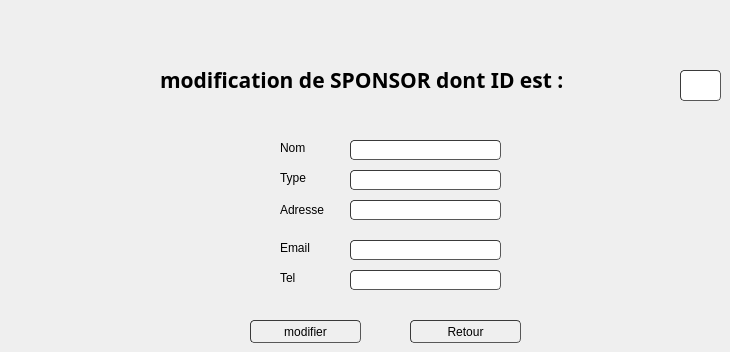
     <widget class="QWidget" name="page_7">
      <widget class="QLabel" name="label_25">
       <property name="geometry">
        <rect>
         <x>160</x>
         <y>50</y>
         <width>511</width>
         <height>61</height>
        </rect>
       </property>
       <property name="font">
        <font>
         <family>Nueva Std</family>
         <pointsize>16</pointsize>
         <weight>75</weight>
         <bold>true</bold>
        </font>
       </property>
       <property name="text">
        <string>modification de SPONSOR dont   ID est : </string>
       </property>
       <property name="textFormat">
        <enum>Qt::RichText</enum>
       </property>
      </widget>
      <widget class="QLabel" name="label_26">
       <property name="geometry">
        <rect>
         <x>280</x>
         <y>140</y>
         <width>51</width>
         <height>16</height>
        </rect>
       </property>
       <property name="text">
        <string>Nom</string>
       </property>
      </widget>
      <widget class="QLineEdit" name="nom_modif_2">
       <property name="geometry">
        <rect>
         <x>350</x>
         <y>140</y>
         <width>151</width>
         <height>20</height>
        </rect>
       </property>
       <property name="styleSheet">
        <string notr="true">	border-width: 1px; border-radius: 4px;
	border-color: rgb(58, 58, 58);
	border-style: inset;
	padding: 0 8px;


	selection-color: rgb(60, 63, 65);</string>
       </property>
      </widget>
      <widget class="QLineEdit" name="adresse_modif">
       <property name="geometry">
        <rect>
         <x>350</x>
         <y>200</y>
         <width>151</width>
         <height>20</height>
        </rect>
       </property>
       <property name="styleSheet">
        <string notr="true">	border-width: 1px; border-radius: 4px;
	border-color: rgb(58, 58, 58);
	border-style: inset;
	padding: 0 8px;


	selection-color: rgb(60, 63, 65);</string>
       </property>
      </widget>
      <widget class="QLineEdit" name="tel_modif">
       <property name="geometry">
        <rect>
         <x>350</x>
         <y>270</y>
         <width>151</width>
         <height>20</height>
        </rect>
       </property>
       <property name="styleSheet">
        <string notr="true">	border-width: 1px; border-radius: 4px;
	border-color: rgb(58, 58, 58);
	border-style: inset;
	padding: 0 8px;


	selection-color: rgb(60, 63, 65);</string>
       </property>
      </widget>
      <widget class="QLabel" name="label_27">
       <property name="geometry">
        <rect>
         <x>280</x>
         <y>200</y>
         <width>51</width>
         <height>20</height>
        </rect>
       </property>
       <property name="text">
        <string>Adresse</string>
       </property>
      </widget>
      <widget class="QLabel" name="label_28">
       <property name="geometry">
        <rect>
         <x>280</x>
         <y>270</y>
         <width>51</width>
         <height>16</height>
        </rect>
       </property>
       <property name="text">
        <string>Tel</string>
       </property>
      </widget>
      <widget class="QPushButton" name="modifier_2">
       <property name="geometry">
        <rect>
         <x>250</x>
         <y>320</y>
         <width>111</width>
         <height>23</height>
        </rect>
       </property>
       <property name="styleSheet">
        <string notr="true">	border-width: 1px; border-radius: 4px;
	border-color: rgb(58, 58, 58);
	border-style: inset;
	padding: 0 8px;


	selection-color: rgb(60, 63, 65);</string>
       </property>
       <property name="text">
        <string>modifier</string>
       </property>
       <property name="icon">
        <iconset resource="projet.qrc">
         <normaloff>:/icons/icons8_checkmark_96px.png</normaloff>:/icons/icons8_checkmark_96px.png</iconset>
       </property>
      </widget>
      <widget class="QPushButton" name="Annuler_2">
       <property name="geometry">
        <rect>
         <x>410</x>
         <y>320</y>
         <width>111</width>
         <height>23</height>
        </rect>
       </property>
       <property name="styleSheet">
        <string notr="true">	border-width: 1px; border-radius: 4px;
	border-color: rgb(58, 58, 58);
	border-style: inset;
	padding: 0 8px;


	selection-color: rgb(60, 63, 65);</string>
       </property>
       <property name="text">
        <string>Retour</string>
       </property>
       <property name="icon">
        <iconset resource="projet.qrc">
         <normaloff>:/icons/icons8_back_to_200px.png</normaloff>:/icons/icons8_back_to_200px.png</iconset>
       </property>
      </widget>
      <widget class="QLineEdit" name="id_3">
       <property name="geometry">
        <rect>
         <x>680</x>
         <y>70</y>
         <width>41</width>
         <height>31</height>
        </rect>
       </property>
       <property name="styleSheet">
        <string notr="true">	border-width: 1px; border-radius: 4px;
	border-color: rgb(58, 58, 58);
	border-style: inset;
	padding: 0 8px;


	selection-color: rgb(60, 63, 65);</string>
       </property>
      </widget>
      <widget class="QLineEdit" name="type_modif">
       <property name="geometry">
        <rect>
         <x>350</x>
         <y>170</y>
         <width>151</width>
         <height>20</height>
        </rect>
       </property>
       <property name="styleSheet">
        <string notr="true">	border-width: 1px; border-radius: 4px;
	border-color: rgb(58, 58, 58);
	border-style: inset;
	padding: 0 8px;


	selection-color: rgb(60, 63, 65);</string>
       </property>
      </widget>
      <widget class="QLineEdit" name="email_modif">
       <property name="geometry">
        <rect>
         <x>350</x>
         <y>240</y>
         <width>151</width>
         <height>20</height>
        </rect>
       </property>
       <property name="styleSheet">
        <string notr="true">	border-width: 1px; border-radius: 4px;
	border-color: rgb(58, 58, 58);
	border-style: inset;
	padding: 0 8px;


	selection-color: rgb(60, 63, 65);</string>
       </property>
      </widget>
      <widget class="QLabel" name="label_32">
       <property name="geometry">
        <rect>
         <x>280</x>
         <y>240</y>
         <width>51</width>
         <height>16</height>
        </rect>
       </property>
       <property name="text">
        <string>Email</string>
       </property>
      </widget>
      <widget class="QLabel" name="label_33">
       <property name="geometry">
        <rect>
         <x>280</x>
         <y>170</y>
         <width>51</width>
         <height>16</height>
        </rect>
       </property>
       <property name="text">
        <string>Type</string>
       </property>
      </widget>
     </widget>
